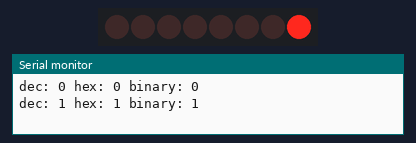
A sketch run on a simulated Arduino Uno, built with avr-gcc and run on an emulated ATmega328P. Parts: 8 shift-register outputs drawn as a row of LEDs (first output left, lit = HIGH), the last lines printed to the serial monitor. Wiring (inferred from the names in the program): shift register (74HC595): data pin 12; shift clock pin 9; latch pin 11. Wiring (inferred from the signals the program sends): row of LEDs: on Q0, Q1, Q2, Q3, Q4, Q5, Q6, Q7.

Above: at 0.3 s.
At 5.31 s:
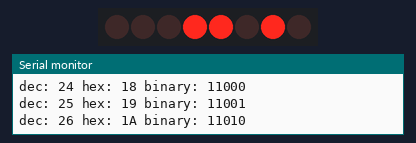
At 9.33 s:
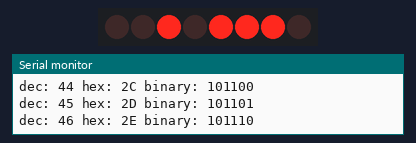
At 19.17 s:
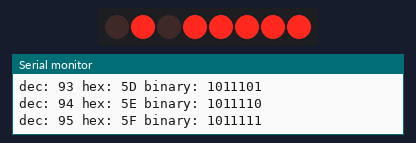
At 28.41 s:
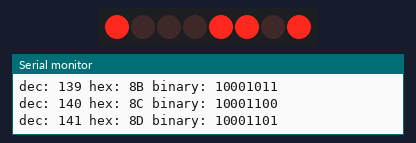
At 39.86 s:
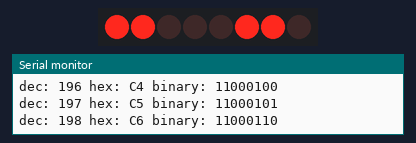
Timing chart, 0 to 40.0 s (numbered marks = the images above):
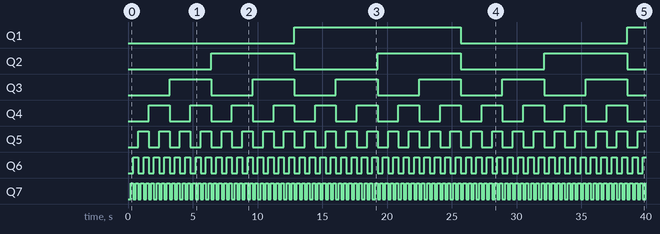

Measured:
- by itself, Q1: LOW → HIGH at 12.8 s, → LOW 12.9 s later, → HIGH 12.9 s later
- by itself, Q2: alternates HIGH for 6.4 s and LOW for 6.4 s
- by itself, Q3: alternates HIGH for 3.2 s and LOW for 3.2 s
- by itself, Q4: alternates HIGH for 1.6 s and LOW for 1.6 s
- by itself, Q5: alternates HIGH for 0.80 s and LOW for 0.80 s
- by itself, Q6: alternates HIGH for 0.40 s and LOW for 0.40 s
- by itself, Q7: alternates HIGH for 0.20 s and LOW for 0.20 s

The sketch:

shiftRegister.ino.ino
```cpp
int dataPin = 12;
int latchPin= 11;
int clockPin= 9;
int dt = 200;

byte LEDs = (0);

void setup() {
  // put your setup code here, to run once:
  pinMode(dataPin,OUTPUT);
  pinMode(latchPin,OUTPUT);
  pinMode(clockPin,OUTPUT);

  Serial.begin(9600);
}

void loop() {
  // put your main code here, to run repeatedly:

  while(LEDs<=255){
    digitalWrite(latchPin,LOW);
    shiftOut(dataPin,clockPin,LSBFIRST,LEDs);
    digitalWrite(latchPin,HIGH);

    Serial.print("dec: ");
    Serial.print(LEDs);
    Serial.print(" hex: ");
    Serial.print(LEDs,HEX);
    Serial.print(" binary: ");
    Serial.println(LEDs,BIN);

    delay(dt);
    LEDs +=1;
  }
}
```
